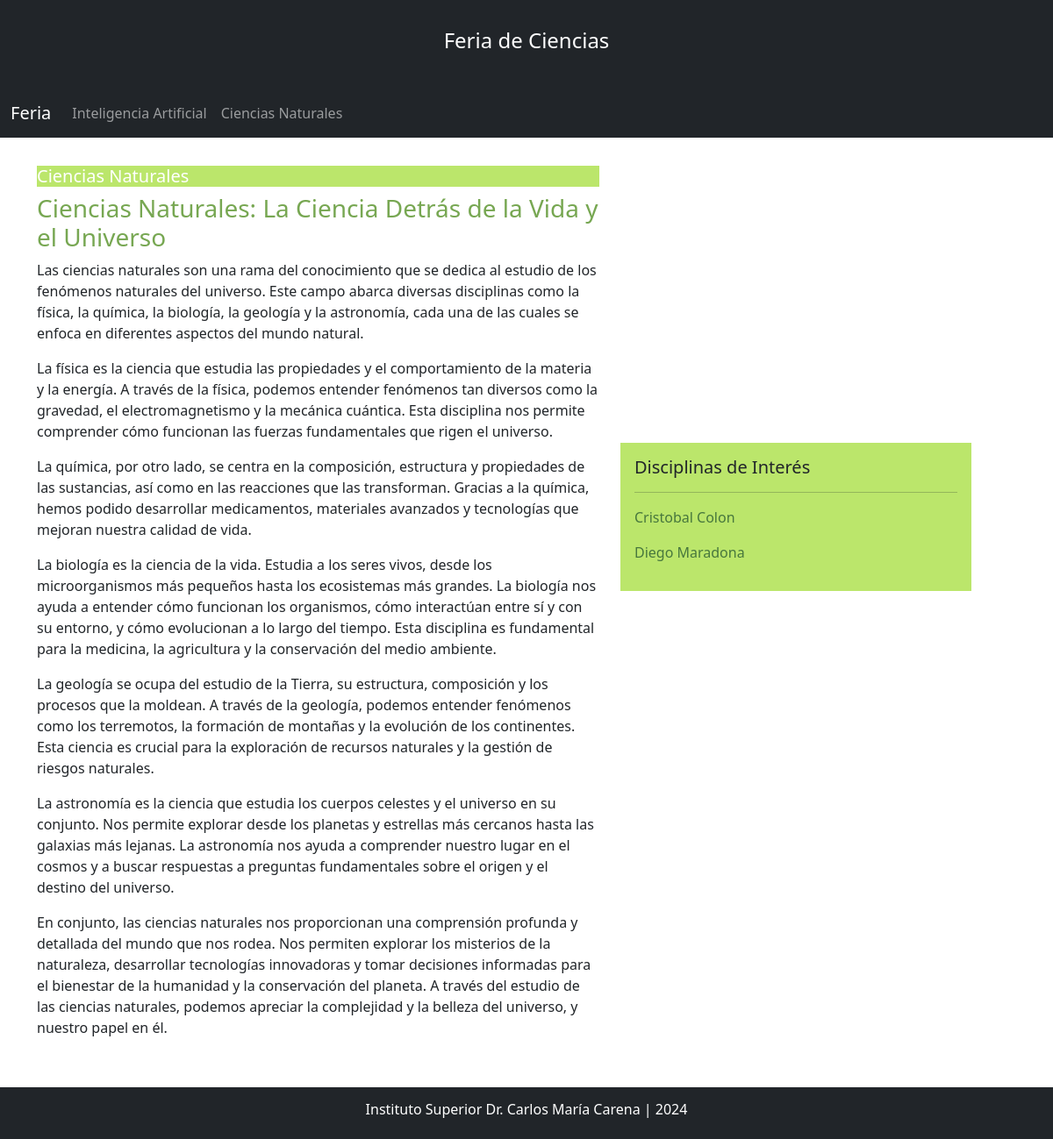
The page /Cnaturales/proyecto/3/ on the database as committed earlier.
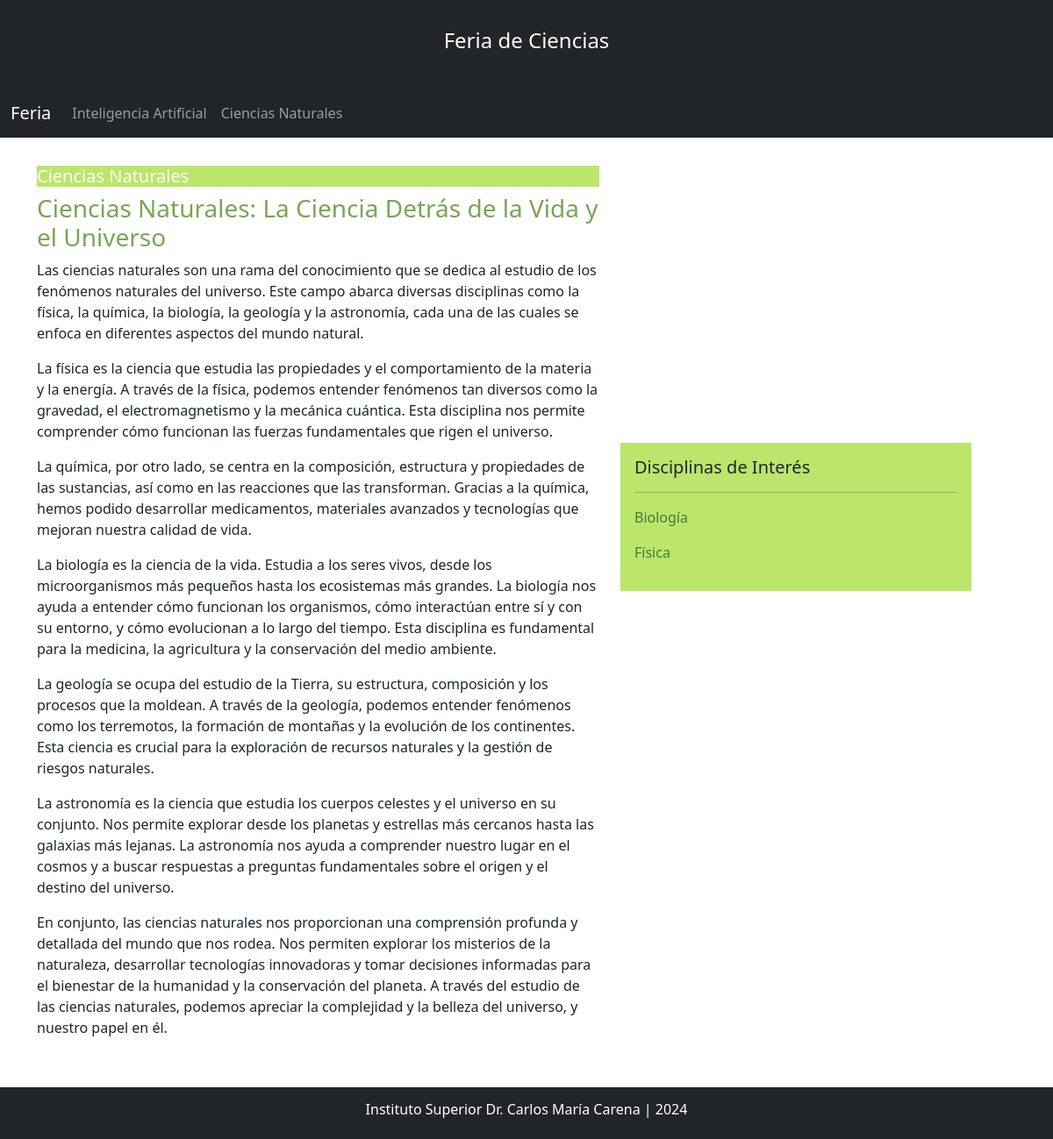
The same page on the database as committed later.
### FeriaCiencias/models.py (models this page shows, shortened)
class Proyecto(models.Model):
    nombre = models.CharField(max_length=50)
    titulo = models.CharField(max_length=100)
    descripcion = models.TextField()
    imagen = models.CharField(max_length=100)
    link = models.CharField(max_length=100, default='', null=True)

class Seccion(models.Model):
    titulo = models.CharField(max_length=100)
    descripcion = models.TextField()
    imagen = models.CharField(max_length=100)
    idProyecto = models.ForeignKey(Proyecto, on_delete=models.PROTECT)
    link = models.CharField(max_length=100, default='', null=True)

### FeriaCiencias/views.py (the view)
# urls.py: path('Cnaturales/proyecto/<int:pk>/', views.proyectoCnaturales, name='proyectoCnaturales'),
def proyectoCnaturales(request, pk):
    proyectos = Proyecto.objects.all()
    proyecto = Proyecto.objects.get(id=pk)
    secciones = Seccion.objects.filter(idProyecto__nombre__icontains=proyecto.nombre)
    context = {"proyecto": proyecto, "proyectos": proyectos, "secciones": secciones}
    return render(request, "ciencias_naturales/proyectoCnaturales.html", context)

### Carena/templates/ciencias_naturales/proyectoCnaturales.html (shortened to what this page needs)
{% extends "base.html" %}
{% load static %}
{% block content %}
    <div id="contenido" class="container mt-2">
        <div class="row">
            <div class="col-12 col-md-6 col-lg-7 col-xxl-8">
                <h5 class="titulo"><a class="text-white text-decoration-none" href="{{ proyecto.link }}/{{ proyecto.id }}">{{ proyecto.nombre }}</a></h5>
                <h3 class="subtitulo">{{ proyecto.titulo }}</h3>
                {{ proyecto.descripcion|safe }}
            </div>
            <div class="col-12 col-md-6 col-lg-5 col-xxl-4">
                <div id="imagen"
                     style="background-image: url('{% static proyecto.imagen %}');
                             background-position: center;
                             height: 300px;
                             background-size: contain;
                             background-repeat: no-repeat">
                </div>
                <div class="d-none d-md-block p-3 mt-3" style="background-color: #bbe66b; width:400px;">
                    <h5>Disciplinas de Interés</h5>
                    <hr>
                    {% for s in secciones %}
                        <p><a class="text-decoration-none"style="color: #47773d;" href="{{ s.link }}/{{ s.id }}">{{ s.titulo }}</a></p>
                    {%  endfor %}
                </div>
            </div>
        </div>
    </div>
{% endblock %}

### Carena/templates/base.html (shortened to what this page needs)
{% load static %}
<!DOCTYPE html>
<html lang="en">
<head>
    {% load bootstrap5 %}
    {% bootstrap_css %}
    <link rel="stylesheet" href="{% static 'estilos.css' %}">
</head>
<body>
    <div class="d-flex flex-column min-vh-100">
        <header class="container-fluid bg-dark text-white text-center p-10" style="padding: 2rem;">
            <h4>Feria de Ciencias</h4>
        </header>
        <nav class="navbar navbar-expand-sm bg-dark navbar-dark sticky-top mb-4">
            <div class="container-fluid">
                <a class="navbar-brand" href="/index">Feria</a>
                <div class="collapse navbar-collapse" id="collapsibleNavbar">
                    <ul class="navbar-nav">
                        {% for p in proyectos %}
                        <li class="nav-item">
                            <a class="nav-link" href="{{ p.link }}/{{ p.id }}">{{ p.nombre }}</a>
                        </li>
                        {% endfor %}
                    </ul>
                </div>
            </div>
        </nav>
        <main class="flex-fill">
            {% block content %}
            {% endblock %}
        </main>
        <footer class="container-fluid bg-dark text-center p-3 text-white mt-4">
            <h6>Instituto Superior Dr. Carlos María Carena | 2024</h6>
        </footer>
    </div>
</body>
</html>

Rows that differ between the two databases and show on the page:
removed Seccion: titulo "Cristobal Colon"
removed Seccion: titulo "Diego Maradona"
added Seccion: titulo "Biología"
added Seccion: titulo "Física"
